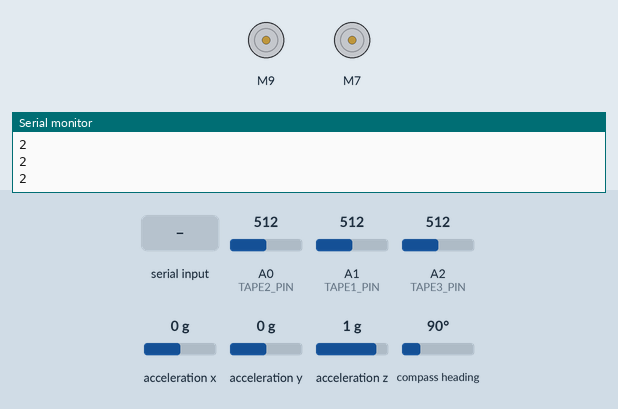
Recording of a sketch running on a simulated Arduino Uno, built with avr-gcc and run on an emulated ATmega328P. Parts: 2 × DC motor (green arrow = forward, orange = backward, longer = faster), the last lines printed to the serial monitor. Inputs (shaded band) come from the test bench; at power-on: A0 (TAPE2_PIN) = 512, compass heading 90°, A1 (TAPE1_PIN) = 512, A2 (TAPE3_PIN) = 512, acceleration x 0 g, acceleration y 0 g, acceleration z 1 g.

Above: at 2.8 s.
2.9 s: A0 (TAPE2_PIN) set to 802
4.4 s: A0 (TAPE2_PIN) set to 827
At 4.9 s:
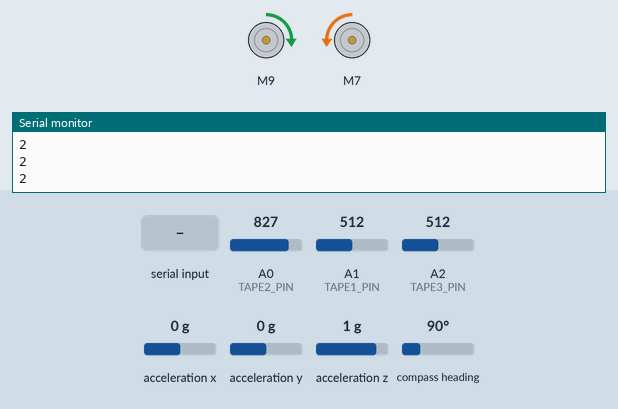
7.4 s: "6\n" received over Serial
At 9.7 s:
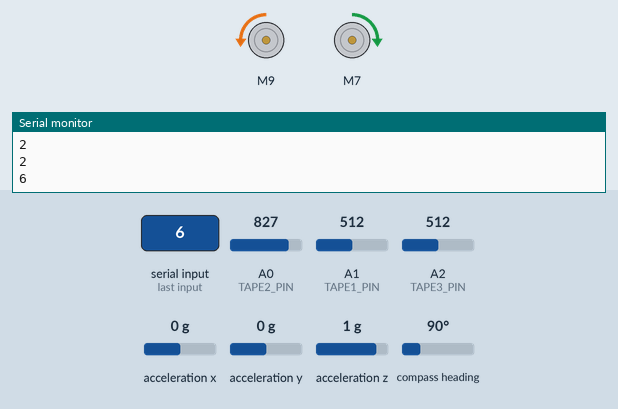
10.0 s: compass heading set to 175°
11.5 s: compass heading set to 184°
At 11.88 s:
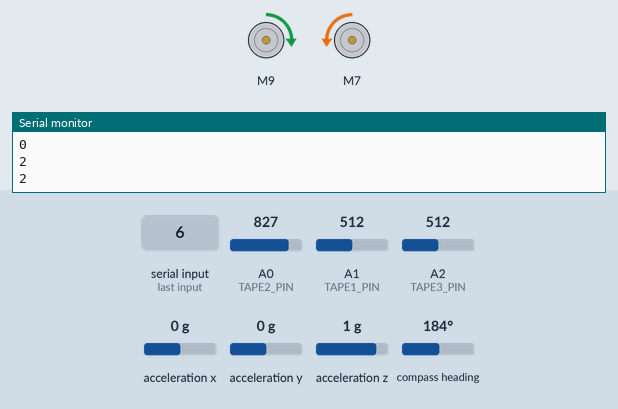
14.5 s: "1,90\n" received over Serial
At 15.5 s:
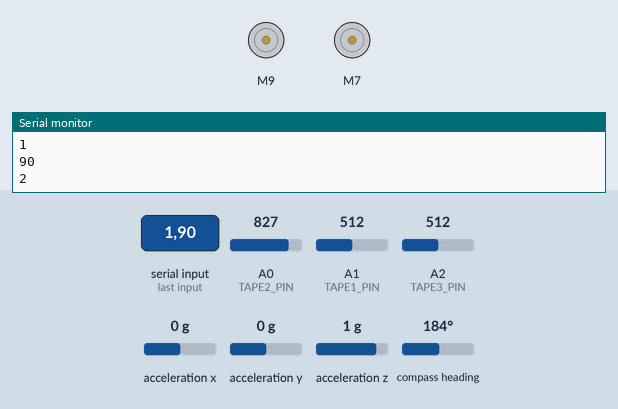
Timing chart, 0 to 17.5 s (numbered marks = the images above; inputs shaded):
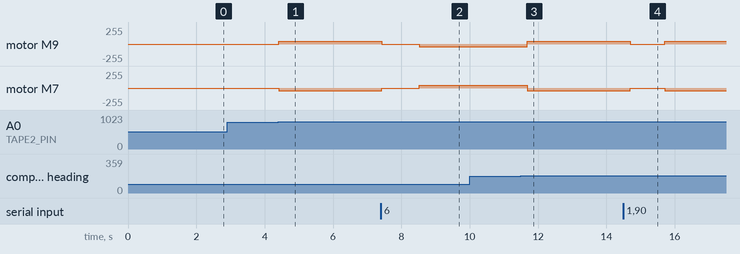

Measured:
- the behaviour switches between 818 and 819 on A0 (TAPE2_PIN) (found by bisection; images 0 and 1)
- the behaviour switches between 180 and 181° on compass heading (found by bisection; images 2 and 3)
- after the input at 4.4 s, motor M9: stopped → forward 40/255 at once; motor M7: stopped → backward 40/255 at once
- after the input at 7.4 s, motor M9: forward 40/255 → stopped at once, → backward 40/255 1.1 s later; motor M7: backward 40/255 → stopped at once, → forward 40/255 1.1 s later
- after the input at 10.0 s, every drawn part: stays the same
- after the input at 11.5 s, motor M9: backward 40/255 → forward 40/255 after 0.18 s; motor M7: forward 40/255 → backward 40/255 after 0.18 s
- after the input at 14.5 s, motor M9: forward 40/255 → stopped after 0.20 s, → forward 40/255 1.0 s later; motor M7: backward 40/255 → stopped after 0.20 s, → backward 40/255 1.0 s later

The sketch:

motor_nav2.ino
```cpp
/******************************************************************************
TestRun.ino
TB6612FNG H-Bridge Motor Driver Example code
Michelle @ SparkFun Electronics
8/20/16
https://github.com/sparkfun/SparkFun_TB6612FNG_Arduino_Library

Uses 2 motors to show examples of the functions in the library.  This causes
a robot to do a little 'jig'.  Each movement has an equal and opposite movement
so assuming your motors are balanced the bot should end up at the same place it
started.

Resources:
TB6612 SparkFun Library

Development environment specifics:
Developed on Arduino 1.6.4
Developed with ROB-9457
******************************************************************************/

// This is the library for the TB6612 that contains the class Motor and all the
// functions
#include <SparkFun_TB6612.h>
#include <Servo.h>

// Pins for all inputs, keep in mind the PWM defines must be on PWM pins
// the default pins listed are the ones used on the Redbot (ROB-12097) with
// the exception of STBY which the Redbot controls with a physical switch
#define AIN1 9
#define AIN2 10
#define PWMA 11

#define PWMB 5
#define BIN1 7
#define BIN2 6

#define STBY 8

#define LIN_SERVO = 2
#define VERT_SERVO = 3


// Libraries for Adafruit BNO055 IMU:
#include <Wire.h>
#include <Adafruit_Sensor.h>
#include <Adafruit_BNO055.h>
#include <utility/imumaths.h>

#define BNO055_SAMPLERATE_DELAY_MS (100)
Adafruit_BNO055 bno = Adafruit_BNO055(55);

// The absolute maximum this value can be is 250. 100 is a speed it won't
// get away from us.
const int max_speed = -100.0;

// Variable Initialization -- Line Follower
const int offsetA    = 1;
const int offsetB    = 1;
const int TAPE1_PIN  = A1; // Sensor output voltage
const int TAPE2_PIN  = A0; // Sensor output voltage
const int TAPE3_PIN  = A2; // Sensor output voltage

int proximityADC1    = 0;
int proximityADC2    = 0;
int proximityADC3    = 0;
float v_thresh       = 3.0;  // threshold for seeing tape


struct tape_proximity{
  int left = 0;
  int right = 0;
  int front = 0;
};

tape_proximity tape_sensors;
tape_proximity tape_sensors_prev;

// Initializing motors.  The library will allow you to initialize as many
// motors as you have memory for.  If you are using functions like forward
// that take 2 motors as arguements you can either write new functions or
// call the function more than once.
Motor motor1 = Motor(AIN1, AIN2, PWMA, offsetA, STBY);
Motor motor2 = Motor(BIN1, BIN2, PWMB, offsetB, STBY);

//Motor Command from raspberry pi:
struct motor_command {
   int id;
   int motor_speed;
};

struct motor_command cur_motor_cmd1;
struct motor_command cur_motor_cmd2;

void setup()
{
  stop_motors();
  Serial.begin(9600);
  pinMode(TAPE1_PIN, INPUT);
  pinMode(TAPE2_PIN, INPUT);
  pinMode(TAPE3_PIN, INPUT);
//  Serial.println("Starting...")/;
  cur_motor_cmd1.motor_speed = 0;
  cur_motor_cmd2.motor_speed = 0;


  // setup imu:
  /* Initialise the sensor */
  if(!bno.begin())
  {
    /* There was a problem detecting the BNO055 ... check your connections */
    Serial.print("Ooops, no BNO055 detected ... Check your wiring or I2C ADDR!");
    while(1);
  }

  delay(1000);

  /* Use external crystal for better accuracy */
  bno.setExtCrystalUse(true);

  stop_motors();

  // The imu needs to be called a few times to be setup right
  // Unsure why but we need to leave this here
  imusetup();
  imusetup();
  imusetup();
  imusetup();

}

void go_straight(){
  motor1.drive(max_speed);
  motor2.drive(max_speed);
}

void turn_right(){
  motor1.drive(40);
  motor2.drive(-40);
}

void turn_left(){
  motor1.drive(-40);
  motor2.drive(40);
}

void stop_motors(){
  motor1.drive(0);
  motor2.drive(0);
}

void read_tape_sensors(){
  // Read in the ADC and convert it to a voltage:
  proximityADC1 = analogRead(TAPE1_PIN);
  tape_sensors.left = (float)proximityADC1 * 5.0 / 1023.0;

  proximityADC2 = analogRead(TAPE2_PIN);
  tape_sensors.right = (float)proximityADC2 * 5.0 / 1023.0;

  proximityADC3 = analogRead(TAPE3_PIN);
  proximityADC3 = proximityADC3 - 100;
  tape_sensors.front = (float)proximityADC3 * 5.0 / 1023.0;

  Serial.println(tape_sensors.front);

  tape_sensors_prev.left = tape_sensors.left;
  tape_sensors_prev.right = tape_sensors.right; // Twisty Wire
  tape_sensors_prev.front = tape_sensors.front;
}


void get_command_motor()
{

  // Get motor navigation command from raspberry pi:
  if (Serial.available() > 0) {

    int id = Serial.parseInt();
    // check to make sure its id not a speed:
    while(id > 10 || id <-4)
    {
      id = Serial.parseInt();
      Serial.println(id);
    }
    Serial.println(id);

    if (Serial.available() > 0) {
      int motor_speed = Serial.parseInt();
        switch (id)
        {
          case 1:
            cur_motor_cmd1.motor_speed = motor_speed;
            break;
          case 2:
            cur_motor_cmd2.motor_speed = motor_speed;
            break;
          case 5:
            turn_90right();
            break;
          case 6:
            turn_90left();
            break;
          default:
            break;
        }
        Serial.println(motor_speed);
  }
  }
}

void drive_motor()
{

  motor1.drive(cur_motor_cmd1.motor_speed);
  motor2.drive(cur_motor_cmd2.motor_speed);

}

void turn_90right()
{
  bno.begin();
  delay(100);
  sensors_event_t event;
  bno.getEvent(&event);

  float heading  = (float)event.orientation.x;

  while (heading < 85)
  {
    bno.getEvent(&event);
    heading = wrapdeg( (float)event.orientation.x);
    turn_right();
    delay(100);
    stop_motors();

  }

}

void turn_90left()
{
  bno.begin();
  delay(100);
  sensors_event_t event;
  bno.getEvent(&event);

  float heading  = wrapdeg( (float)event.orientation.x);

   while (heading > -85)
  {
    bno.getEvent(&event);
    heading = wrapdeg( (float)event.orientation.x);
    turn_left();
    delay(100);
    stop_motors();

  }

}

float wrapdeg(float val)
{
  val = (double)val;
  if (val > 180)
  {  val -= 360;
  }
  return (float)val;
}
void test()
{
  /* Get a new sensor event */
  bno.begin();
  sensors_event_t event;

  for (int i = 0; i <10000; i++)
  {
    bno.getEvent(&event);

  }

}
void imusetup()
{
  /* Get a new sensor event */
  bno.begin();
  sensors_event_t event;

  for (int i = 0; i <100; i++)
  {
    bno.getEvent(&event);
  }

}

void loop()
{

//   Tape Sensors:
   read_tape_sensors(); // loads tape sensor values to proximity V1 and proximity V2
   if (tape_sensors.left <= v_thresh && tape_sensors.right > v_thresh){
    turn_right();
    delay(100);
    stop_motors();

   }
   if (tape_sensors.left > v_thresh && tape_sensors.right <= v_thresh){
    turn_left();
    delay(100);
    stop_motors();
   }

  // Look for Serial command from Pi
  get_command_motor();

  // Drive motors to new speeds
  drive_motor();
}
```
